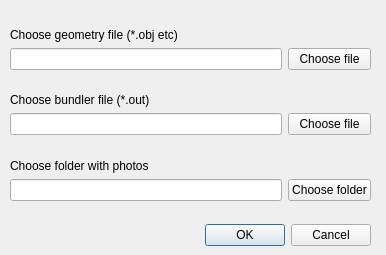
<?xml version="1.0" encoding="UTF-8"?>
<ui version="4.0">
 <class>OpenForm</class>
 <widget class="QDialog" name="OpenForm">
  <property name="geometry">
   <rect>
    <x>0</x>
    <y>0</y>
    <width>386</width>
    <height>255</height>
   </rect>
  </property>
  <property name="windowTitle">
   <string>Open model</string>
  </property>
  <property name="modal">
   <bool>true</bool>
  </property>
  <widget class="QDialogButtonBox" name="actionButtons">
   <property name="geometry">
    <rect>
     <x>10</x>
     <y>220</y>
     <width>361</width>
     <height>31</height>
    </rect>
   </property>
   <property name="orientation">
    <enum>Qt::Horizontal</enum>
   </property>
   <property name="standardButtons">
    <set>QDialogButtonBox::Cancel|QDialogButtonBox::Ok</set>
   </property>
  </widget>
  <widget class="QWidget" name="layoutWidget">
   <property name="geometry">
    <rect>
     <x>10</x>
     <y>10</y>
     <width>361</width>
     <height>191</height>
    </rect>
   </property>
   <layout class="QGridLayout" name="gridLayout">
    <item row="3" column="1">
     <widget class="QLabel" name="label_2">
      <property name="text">
       <string>Choose bundler file (*.out)</string>
      </property>
      <property name="alignment">
       <set>Qt::AlignBottom|Qt::AlignLeading|Qt::AlignLeft</set>
      </property>
     </widget>
    </item>
    <item row="1" column="1">
     <widget class="QLabel" name="label">
      <property name="text">
       <string>Choose geometry file (*.obj etc)</string>
      </property>
      <property name="alignment">
       <set>Qt::AlignBottom|Qt::AlignLeading|Qt::AlignLeft</set>
      </property>
     </widget>
    </item>
    <item row="6" column="2">
     <widget class="QPushButton" name="bundlerButton">
      <property name="text">
       <string>Choose file</string>
      </property>
     </widget>
    </item>
    <item row="8" column="1">
     <widget class="QLineEdit" name="photosPath"/>
    </item>
    <item row="2" column="1">
     <widget class="QLineEdit" name="geometryPath"/>
    </item>
    <item row="6" column="1">
     <widget class="QLineEdit" name="bundlerPath"/>
    </item>
    <item row="8" column="2">
     <widget class="QPushButton" name="photosButton">
      <property name="text">
       <string>Choose folder</string>
      </property>
     </widget>
    </item>
    <item row="7" column="1">
     <widget class="QLabel" name="label_3">
      <property name="text">
       <string>Choose folder with photos</string>
      </property>
      <property name="alignment">
       <set>Qt::AlignBottom|Qt::AlignLeading|Qt::AlignLeft</set>
      </property>
     </widget>
    </item>
    <item row="2" column="2">
     <widget class="QPushButton" name="geometryButton">
      <property name="text">
       <string>Choose file</string>
      </property>
     </widget>
    </item>
   </layout>
  </widget>
 </widget>
 <resources/>
 <connections>
  <connection>
   <sender>actionButtons</sender>
   <signal>accepted()</signal>
   <receiver>OpenForm</receiver>
   <slot>accept()</slot>
   <hints>
    <hint type="sourcelabel">
     <x>248</x>
     <y>254</y>
    </hint>
    <hint type="destinationlabel">
     <x>157</x>
     <y>274</y>
    </hint>
   </hints>
  </connection>
  <connection>
   <sender>actionButtons</sender>
   <signal>rejected()</signal>
   <receiver>OpenForm</receiver>
   <slot>reject()</slot>
   <hints>
    <hint type="sourcelabel">
     <x>316</x>
     <y>260</y>
    </hint>
    <hint type="destinationlabel">
     <x>286</x>
     <y>274</y>
    </hint>
   </hints>
  </connection>
  <connection>
   <sender>geometryButton</sender>
   <signal>clicked()</signal>
   <receiver>OpenForm</receiver>
   <slot>openGeometryCB()</slot>
   <hints>
    <hint type="sourcelabel">
     <x>307</x>
     <y>58</y>
    </hint>
    <hint type="destinationlabel">
     <x>295</x>
     <y>18</y>
    </hint>
   </hints>
  </connection>
  <connection>
   <sender>bundlerButton</sender>
   <signal>clicked()</signal>
   <receiver>OpenForm</receiver>
   <slot>openBundlerCB()</slot>
   <hints>
    <hint type="sourcelabel">
     <x>347</x>
     <y>127</y>
    </hint>
    <hint type="destinationlabel">
     <x>340</x>
     <y>100</y>
    </hint>
   </hints>
  </connection>
  <connection>
   <sender>photosButton</sender>
   <signal>clicked()</signal>
   <receiver>OpenForm</receiver>
   <slot>openPhotosCB()</slot>
   <hints>
    <hint type="sourcelabel">
     <x>288</x>
     <y>185</y>
    </hint>
    <hint type="destinationlabel">
     <x>282</x>
     <y>170</y>
    </hint>
   </hints>
  </connection>
 </connections>
 <slots>
  <slot>openGeometryCB()</slot>
  <slot>openBundlerCB()</slot>
  <slot>openPhotosCB()</slot>
 </slots>
</ui>
